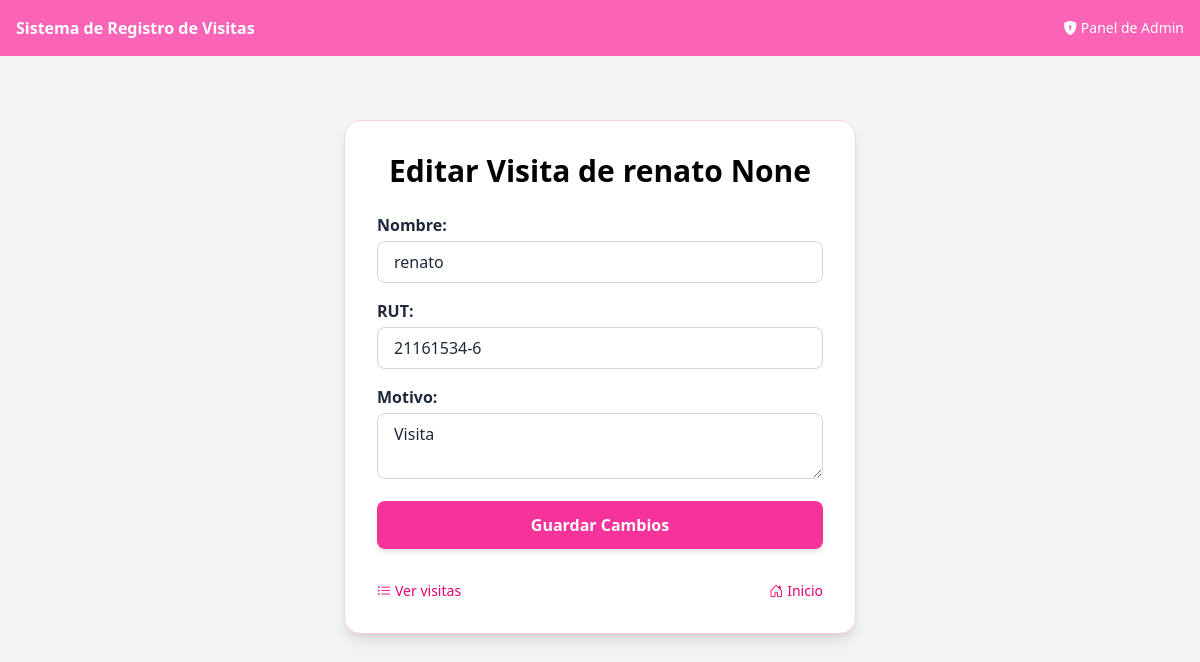
/editar/6/, run on the app's committed database.
### visitas/models.py (models this page shows, shortened)
class Visita(models.Model):
    nombre = models.CharField(max_length=20)#Nombre del visitante
    apellido = models.CharField(max_length=35, blank=True, null=True)#Apellido del visitante
    rut = models.CharField(max_length=12)#RUT del visitante (identificacion chilena)
    motivo = models.TextField()#Motivo de la visita
    hora_entrada = models.DateTimeField(auto_now_add=True)#Hora de entrada que se guarda automáticamente al crear el registro
    hora_salida = models.DateTimeField(null=True, blank=True)#Hora de salida
    fecha = models.DateField(default=timezone.now)#Fecha de la visita automaticamente al crear el registro
    estado = models.CharField(
        max_length=20,
        choices=[('EN_CURSO', 'En curso'), ('FINALIZADA', 'Finalizada')],
        default='EN_CURSO'
    )
    registrado_por = models.ForeignKey(User, on_delete=models.CASCADE, null=True, blank=True)

### visitas/views.py (the view)
# urls.py: path('editar/<int:pk>/', views.editar_visita, name='editar_visita'), # Para editar
def editar_visita(request, pk):
    visita = get_object_or_404(Visita, pk=pk)
    if request.method == 'POST':
        form = VisitaForm(request.POST, instance=visita)
        if form.is_valid():
            form.save() # Guarda los cambios en la base de datos
            messages.success(request, f"Visita de {visita.nombre} actualizada correctamente.")
            return redirect('visitas:listar_visitas')
    else:
        form = VisitaForm(instance=visita)
    return render(request, 'visitas/editar.html', {
        'form': form,
        'visita': visita # Le pasamos la visita para mostrar el título
    })

### visitas/forms.py (shortened to what this page needs)
class VisitaForm(forms.ModelForm):
    class Meta:
        model = Visita
        fields = ['nombre', 'rut', 'motivo']

### visitas/templates/visitas/editar.html (shortened to what this page needs)
{% extends 'visitas/base.html' %}
{% block content %}
<div class="max-w-lg mx-auto mt-12 p-8 bg-white rounded-2xl shadow-lg border border-pink-200">
  <h1 class="text-3xl font-bold mb-6 text-center text-black">Editar Visita de {{ visita.nombre }} {{ visita.apellido }}</h1>
  <form method="post" class="space-y-4">
    <div>
      <label for="id_nombre" class="block mb-1 font-semibold">Nombre:</label>
      <input type="text" name="nombre" id="id_nombre"
              class="w-full px-4 py-2 border border-gray-300 rounded-lg focus:border-pink-500 focus:ring-2 focus:ring-pink-200"
              value="{{ form.nombre.value|default_if_none:'' }}">
    </div>
    <div>
      <label for="id_rut" class="block mb-1 font-semibold">RUT:</label>
      <input type="text" name="rut" id="id_rut"
             class="w-full px-4 py-2 border border-gray-300 rounded-lg focus:border-pink-500 focus:ring-2 focus:ring-pink-200"
             placeholder="12345678-9"
             value="{{ form.rut.value|default_if_none:'' }}">
    </div>
    <div>
      <label for="id_motivo" class="block mb-1 font-semibold">Motivo:</label>
      <textarea name="motivo" id="id_motivo"
                class="w-full px-4 py-2 border border-gray-300 rounded-lg focus:border-pink-500 focus:ring-2 focus:ring-pink-200"
                placeholder="Ej: Reunión con el equipo de ventas">{{ form.motivo.value|default_if_none:'' }}</textarea>
    </div>
    <button type="submit"
            class="w-full px-4 py-3 bg-pink-500 text-white font-semibold rounded-lg shadow-md hover:bg-pink-600 transition">
      Guardar Cambios
    </button>
  </form>
  <div class="mt-8 flex justify-between text-sm text-pink-600">
    <a href="{% url 'visitas:listar_visitas' %}" class="hover:underline flex items-center gap-1">
      <i class="bi bi-list-ul"></i> Ver visitas
    </a>
    <a href="{% url 'visitas:inicio' %}" class="hover:underline flex items-center gap-1">
      <i class="bi bi-house-door"></i> Inicio
    </a>
  </div>
</div>
{% endblock %}

### data on the page
Visita: nombre "renato", apellido "None", rut "21161534-6", motivo "Visita"
